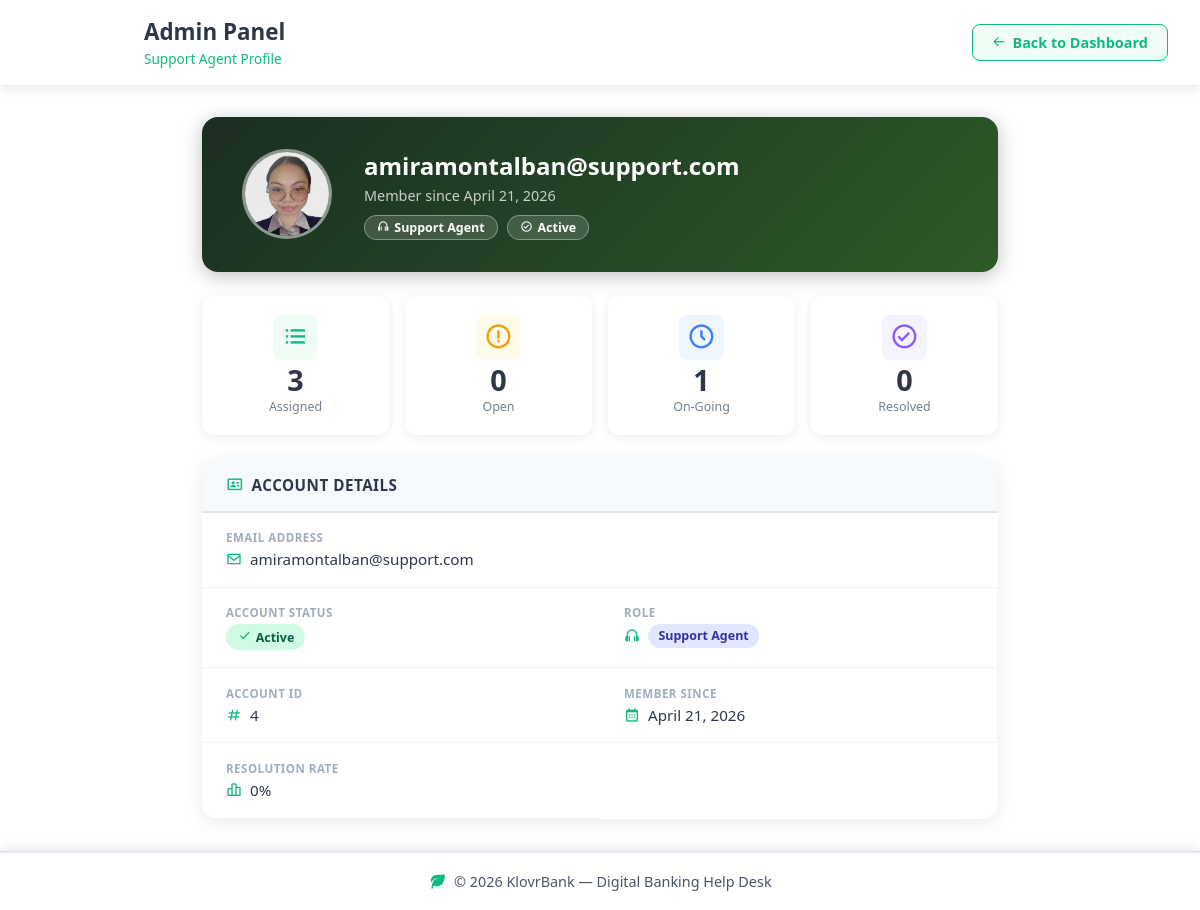
The app's page /admin_view_support_profile.php?id=4 (signed in) with its own data.
### tables this page shows
CREATE TABLE `users` (
  `id` int(10) UNSIGNED NOT NULL,
  `email` varchar(255) NOT NULL,
  `password_hash` varchar(255) NOT NULL,
  `bank_account` varchar(16) NOT NULL,
  `bank_account_4` varchar(4) NOT NULL,
  `role` varchar(20) NOT NULL DEFAULT 'user',
  `is_active` tinyint(1) NOT NULL DEFAULT 1,
  `is_verified` tinyint(1) NOT NULL DEFAULT 0,
  `status` varchar(20) NOT NULL DEFAULT 'Active',
  `phone` varchar(11) DEFAULT NULL,
  `display_name` varchar(60) DEFAULT NULL,
  `created_at` timestamp NOT NULL DEFAULT current_timestamp(),
  `house_no` varchar(20) DEFAULT NULL,
  `street` varchar(100) DEFAULT NULL,
  `subdivision` varchar(100) DEFAULT NULL,
  `municipality` varchar(100) DEFAULT NULL,
  `region` varchar(100) DEFAULT NULL,
  `country` varchar(100) DEFAULT NULL,
  `postal_code` char(4) DEFAULT NULL,
  `profile_picture` varchar(255) DEFAULT NULL,
  `profile_picture_offset` varchar(50) DEFAULT '50% 50%'
);

### admin_view_support_profile.php (the view, shortened to what this page needs)
<?php
$id = intval($_GET['id'] ?? 0);
$conn = new mysqli("localhost", "root", "", "help_desk_db");
$stmt = $conn->prepare("SELECT id, email, is_active, created_at, profile_picture, profile_picture_offset FROM users WHERE id = ? AND role = 'support' LIMIT 1");
$stmt->bind_param("i", $id);
$stmt->execute();
$agent = $stmt->get_result()->fetch_assoc();
$email_esc = $conn->real_escape_string($agent['email']);
$stats = [];
foreach ([
    'total'    => "",
    'open'     => "AND status='Open'",
    'ongoing'  => "AND status='On-Going'",
    'resolved' => "AND status='Resolved'",
] as $key => $cond) {
    $r = $conn->query("SELECT COUNT(*) as c FROM tickets WHERE assigned_support_email='$email_esc' $cond");
    $stats[$key] = $r->fetch_assoc()['c'];
}
$member_since = date('F d, Y', strtotime($agent['created_at']));
?>
<!DOCTYPE html>
<html lang="en">
<head>
    <link href='https://unpkg.com/boxicons@2.1.4/css/boxicons.min.css' rel='stylesheet'>
</head>
<body>
    <video class="bg-video" autoplay loop muted playsinline>
        <source src="Videos/KLVER1VID.mp4" type="video/mp4">
    </video>
    <div class="heading">
        <div class="welcome">
            <video src="Videos/MOVING LOGO.mp4" autoplay loop muted playsinline></video>
            <div class="welcome-text">
                <h1>Admin Panel</h1>
                <span>Support Agent Profile</span>
            </div>
        </div>
        <a href="admin_dashboard.php" class="back-btn-header"><i class='bx bx-arrow-back'></i> Back to Dashboard</a>
    </div>
    <div class="page-wrapper">
        <div class="profile-hero">
            <div class="avatar">
                <?php if (!empty($agent['profile_picture'])): ?>
                    <img src="<?php echo htmlspecialchars($agent['profile_picture']); ?>" style="object-position:<?php echo htmlspecialchars($agent['profile_picture_offset'] ?? '50% 50%'); ?>">
                <?php else: ?>
                    <i class='bx bx-user'></i>
                <?php endif; ?>
            </div>
            <div class="hero-info">
                <h2><?php echo htmlspecialchars($agent['email']); ?></h2>
                <p>Member since <?php echo $member_since; ?></p>
                <div class="hero-badges">
                    <span class="hero-badge"><i class='bx bx-headphone'></i> Support Agent</span>
                    <span class="hero-badge"><?php echo $agent['is_active'] ? '<i class=\'bx bx-check-circle\'></i> Active' : '<i class=\'bx bx-x-circle\'></i> Inactive'; ?></span>
                </div>
            </div>
        </div>
        <div class="stats-row">
            <div class="stat-card total"><i class='bx bx-list-ul'></i><div class="val"><?php echo $stats['total']; ?></div><div class="label">Assigned</div></div>
            <div class="stat-card open"><i class='bx bx-error-circle'></i><div class="val"><?php echo $stats['open']; ?></div><div class="label">Open</div></div>
            <div class="stat-card ongoing"><i class='bx bx-time-five'></i><div class="val"><?php echo $stats['ongoing']; ?></div><div class="label">On-Going</div></div>
            <div class="stat-card resolved"><i class='bx bx-check-circle'></i><div class="val"><?php echo $stats['resolved']; ?></div><div class="label">Resolved</div></div>
        </div>
        <div class="detail-card">
            <div class="detail-card-header"><i class='bx bx-id-card'></i><h3>Account Details</h3></div>
            <div class="detail-grid">
                <div class="detail-field full">
                    <label>Email Address</label>
                    <div class="val"><i class='bx bx-envelope'></i> <?php echo htmlspecialchars($agent['email']); ?></div>
                </div>
                <div class="detail-field">
                    <label>Account Status</label>
                    <div class="val">
                        <?php echo $agent['is_active'] ? '<span class="badge-active"><i class=\'bx bx-check\'></i> Active</span>' : '<span class="badge-inactive">Inactive</span>'; ?>
                    </div>
                </div>
                <div class="detail-field">
                    <label>Role</label>
                    <div class="val"><i class='bx bx-headphone'></i> <span class="badge-support">Support Agent</span></div>
                </div>
                <div class="detail-field">
                    <label>Account ID</label>
                    <div class="val"><i class='bx bx-hash'></i> <?php echo $agent['id']; ?></div>
                </div>
                <div class="detail-field">
                    <label>Member Since</label>
                    <div class="val"><i class='bx bx-calendar'></i> <?php echo $member_since; ?></div>
                </div>
                <div class="detail-field">
                    <label>Resolution Rate</label>
                    <div class="val">
                        <i class='bx bx-bar-chart-alt-2'></i>
                        <?php echo $stats['total'] > 0 ? round($stats['resolved'] / $stats['total'] * 100) : 0; ?>%
                    </div>
                </div>
            </div>
        </div>
    </div>
    <div class="footer">
        <div class="footer-left"><i class='bx bxs-leaf'></i><span>© 2026 KlovrBank — Digital Banking Help Desk</span></div>
    </div>
</body>
</html>

### records on screen
users: profile_picture (picture), email "amiramontalban@support.com", created_at "April 21, 2026", id "4"

### other values on screen
$stats['total'] "3"
$stats['open'] "0"
$stats['ongoing'] "1"
$stats['resolved'] "0"
$stats['resolved'] / $stats['total'] * 100 "0"
